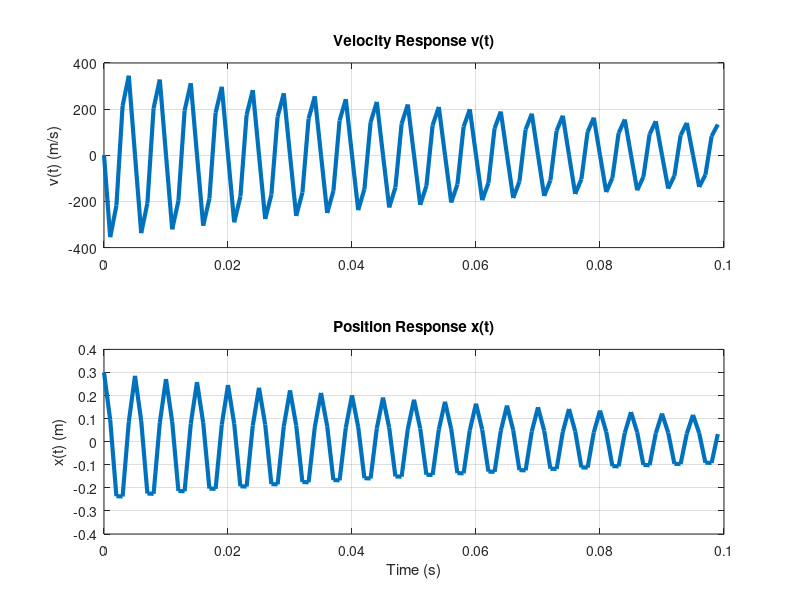
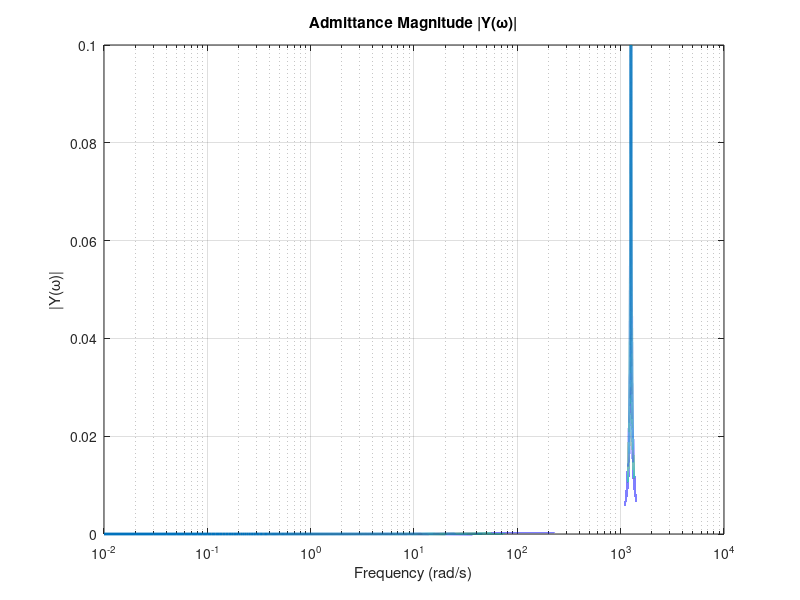
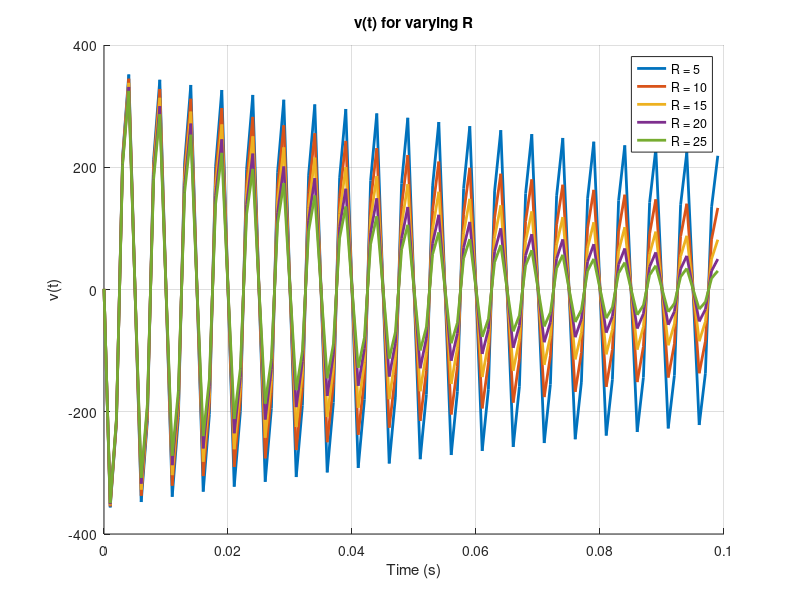
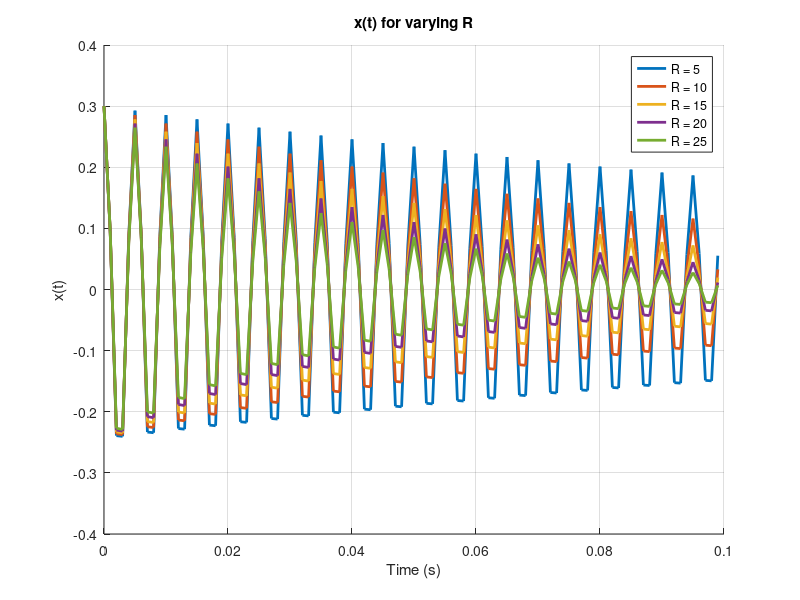

Write the MATLAB code that produced these figures, in order. (Note: this script raises an error after producing the figures.)
% Dylan Qiu Workshop 6 
% Matlab for Mass Spring || Damper System
clc; clear; close all;

% Parameters
m = 0.5;          % Mass (kg)
c = 1.2665*10^-6;        % compliance constant (m/N)
R = 10;        % Damping coefficient (kg/s)
k = 1/ c;          % spring constant

% Init Conds

v0 = 1; % m/s
x0 = 0.3; % m 
s = tf('s');

% Force Vector

Fm = m*v0;
Fk = k * x0/s;
F = [Fm-Fk];

% Impedence / Admittance
Z = s * m + k/s + R; 
Y = inv(Z);
V = inv(Z) .* F;
X = V/s + x0/s;

% Time vector for simulation
N = 100;
dt = 0.001;
t = (0:N-1).'*dt;

% omega vector for simulation
N1 = 500000;
dw = 0.01;
w = (0:N1-1).'*dw;

% Velocity and position vectors
v = impulse(V,t);
x = impulse(X,t);

% Admittance In terms of \omega

y = 1 ./ (R + k ./(1i*w) + 1i*w*m);
%bode(Y)

% Part (c): Base case plots for v(t) and x(t)
figure('Name', 'Part (c)');
subplot(2,1,1);
plot(t, v, 'LineWidth', 3); grid on;
title('Velocity Response v(t)');
ylabel('v(t) (m/s)');

subplot(2,1,2);
plot(t, x, 'LineWidth', 3); grid on;
title('Position Response x(t)');
xlabel('Time (s)'); ylabel('x(t) (m)');

% Part (d): Base case plot for Admittance Y(w)
figure('Name', 'Part (d)');
semilogx(w, abs(y), 'LineWidth', 2); grid on;
title('Admittance Magnitude |Y(\omega)|');
xlabel('Frequency (rad/s)'); ylabel('|Y(\omega)|');

% Part (e): Varying R
R_vec = 5:5:25; % Adjusted range for clarity
figV = figure; hold on; grid on; title('v(t) for varying R');
figX = figure; hold on; grid on; title('x(t) for varying R');
figY = figure; hold on; grid on; title('|Y(\omega)| for varying R');

for j = 1:length(R_vec)
    R_val = R_vec(j);
    
    % Define Impedance and Admittance Transfer Functions
    Z_s = m*s + R_val + k/s;
    Y_tf = 1/Z_s;
    
    % Responses with Initial Conditions
    V_s = (m*v0 - k*x0/s) * Y_tf;
    X_s = V_s/s + x0/s;
    
    v_r = impulse(V_s, t);
    x_r = impulse(X_s, t);
    y_w_r = 1 ./ (R_val + 1i*w*m + k./(1i*w));
    
    figure(figV); plot(t, v_r, 'LineWidth', 2, 'DisplayName', ['R = ', num2str(R_val)]);
    figure(figX); plot(t, x_r, 'LineWidth', 2, 'DisplayName', ['R = ', num2str(R_val)]);
    figure(figY); semilogx(w, abs(y_w_r), 'LineWidth', 2, 'DisplayName', ['R = ', num2str(R_val)]);
end

figure(figV); xlabel('Time (s)'); ylabel('v(t)'); legend show;
figure(figX); xlabel('Time (s)'); ylabel('x(t)'); legend show;
figure(figY); xlabel('Frequency (rad/s)'); ylabel('|Y(\omega)|'); legend show;


% Part (f): Varying C
C_vec = [0.5e-6, 1.2665e-6, 5e-6, 1e-5]; 
figVf = figure; hold on; grid on; title('v(t) for varying C');
figXf = figure; hold on; grid on; title('x(t) for varying C');
figYf = figure; hold on; grid on; title('|Y(\omega)| for varying C');

for j = 1:length(C_vec)
    C_val = C_vec(j);
    k_val = 1/C_val;
    
    % Laplace Domain Models
    Z_c = s*m + k_val/s + 10; % Using R = 10
    V_c = inv(Z_c) * (m*v0 - k_val*x0/s);
    X_c = V_c/s + x0/s;
    
    % Time Domain Simulation
    v_t_c = impulse(V_c, t);
    x_t_c = impulse(X_c, t);
    
    % Frequency Domain Admittance
    y_w_c = 1 ./ (10 + 1i*w*m + k_val./(1i*w));
    
    % Plotting
    figure(figVf);
    plot(t, v_t_c, 'LineWidth', 1.5, 'DisplayName', ['C = ', num2str(C_val)]);
    
    figure(figXf);
    plot(t, x_t_c, 'LineWidth', 1.5, 'DisplayName', ['C = ', num2str(C_val)]);
    
    figure(figYf);
    semilogx(w, abs(y_w_c), 'LineWidth', 2, 'DisplayName', ['C = ', num2str(C_val)]);
end

% Finalize plots
figure(figVf); xlabel('Time (s)'); ylabel('v(t)'); legend show;
figure(figXf); xlabel('Time (s)'); ylabel('x(t)'); legend show;
figure(figYf); xlabel('Frequency (rad/s)'); ylabel('|Y(\omega)|'); 
ylim([0 0.2]); legend show;

%% Dylan Qiu - ME 301 Workshop 6 Problem 2
% Givens 
r1 = 0.5; r2 = 0.3;  %m
m = 10; % kg
k1 = 200; k2 = 300; k3 = 500; %N/m

R_val = 10; %kg/s

% Equivalent Inertia about the contact point
Jeff = (3/2) * m * r1^2;

% Initial conditions

theta0 = 0.15; %radians

% derived values
x1 = r2 * theta0;
x2 = k2 * x1 / (k2+k3); 
r_eq = r1 + r2; % Distance from ground contact to spring line

s = tf('s');

% Time vector 
N = 1000;
dt = 0.01;
t = (0:N-1).'*dt;

% Linear Mesh solution

% Initial Condition Forces
F1 = (k1 * x1)/s;
F2 = (k2 * (x2-x1))/s;
F3 = (k3 * x2)/s;
m_eq = Jeff / (r_eq)^2;

% Force Vector 
F_vec = [F1 - F2; F2 - F3];

% Impedance Matrix Z
Z_b = [(m_eq*s + k1/s + k2/s), -k2/s;
      -k2/s, (k2/s + k3/s) ];

% Solve for Mesh Velocities V = [v1; v2]
V_vec = inv(Z_b) * F_vec;

% Extracting Velocity and Displacement for Mesh 1
v1_t = impulse(V_vec(1), t); 
x1_t = impulse(V_vec(1)/s + (r_eq * theta0)/s, t);

% Plotting
figure;
subplot(2,1,1); plot(t, v1_t, 'b', 'LineWidth', 1.5); grid on;
ylabel('v_1(t) [m/s]'); title('V(t) (no damping)');
subplot(2,1,2); plot(t, x1_t, 'r', 'LineWidth', 1.5); grid on;
ylabel('x_1(t) [m]'); xlabel('Time (s)'); title('X(t)');

% Part C 

% Impedance and force Matrix 
F_vec_c = [F1 ; 0];
Z_c = [(m_eq*s + k1/s + R), -R;
       -R,      (R + k3/s) ];

% Solve for Mesh Velocities V = [v1; v2]
V_vec_c = inv(Z_c) * F_vec_c;

% Extracting Velocity and Displacement for Mesh 1
v1_t_c = impulse(V_vec_c(1), t); 
x1_t_c = impulse(V_vec_c(1)/s + x1/s, t);

% Plotting
figure;
subplot(2,1,1); plot(t, v1_t_c, 'b', 'LineWidth', 1.5); grid on;
ylabel('v_1(t) [m/s]'); title('Velocity v(t) With Damper');
subplot(2,1,2); plot(t, x1_t_c, 'r', 'LineWidth', 1.5); grid on;
ylabel('x_1(t) [m]'); xlabel('Time (s)'); title('Position x(t) With Damper');
